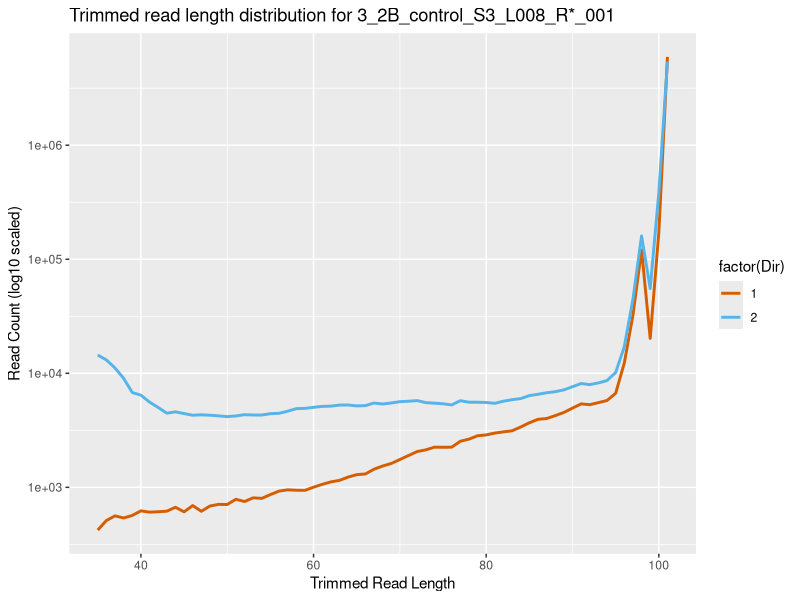
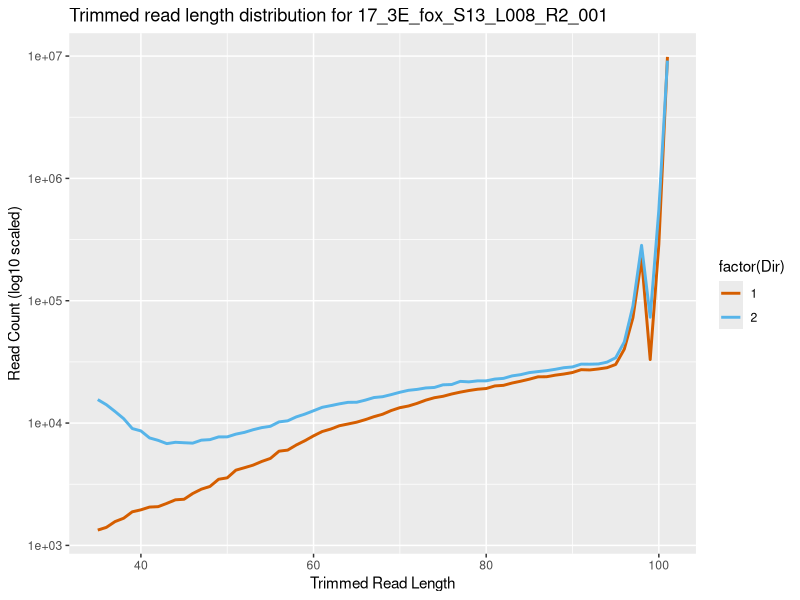

These charts were generated, in order, by the following R code:
library(tidyverse)

data_3_1 = read_table("trimmed/3_filtered_1P_lengths.txt", col_names = c("count", "length"))
data_3_2 = read_table("trimmed/3_filtered_2P_lengths.txt", col_names = c("count", "length"))
data_17_1 = read_table("trimmed/17_filtered_1P_lengths.txt", col_names = c("count", "length"))
data_17_2 = read_table("trimmed/17_filtered_2P_lengths.txt", col_names = c("count", "length"))

data_3_1 = cbind(data_3_1, Dir=c(1))
data_3_2 = cbind(data_3_2, Dir=c(2))
data_17_1 = cbind(data_17_1, Dir=c(1))
data_17_2 = cbind(data_17_2, Dir=c(2))

data_3 = rbind(data_3_1, data_3_2)
data_17 = rbind(data_17_1, data_17_2)

ggplot(data_3) +
  geom_line(aes(x=length, y=count, color=factor(Dir)), stat="identity", size=1) +
  scale_color_manual(values=c("#D55E00", "#56B4E9")) +
  scale_y_log10() +
  xlab("Trimmed Read Length") +
  ylab("Read Count (log10 scaled)") +
  ggtitle("Trimmed read length distribution for 3_2B_control_S3_L008_R*_001")

ggplot(data_17) +
  geom_line(aes(x=length, y=count, color=factor(Dir)), stat="identity",  size=1) +
  scale_color_manual(values=c("#D55E00", "#56B4E9")) +
  scale_y_log10() +
  xlab("Trimmed Read Length") +
  ylab("Read Count (log10 scaled)") +
  ggtitle("Trimmed read length distribution for 17_3E_fox_S13_L008_R2_001")

